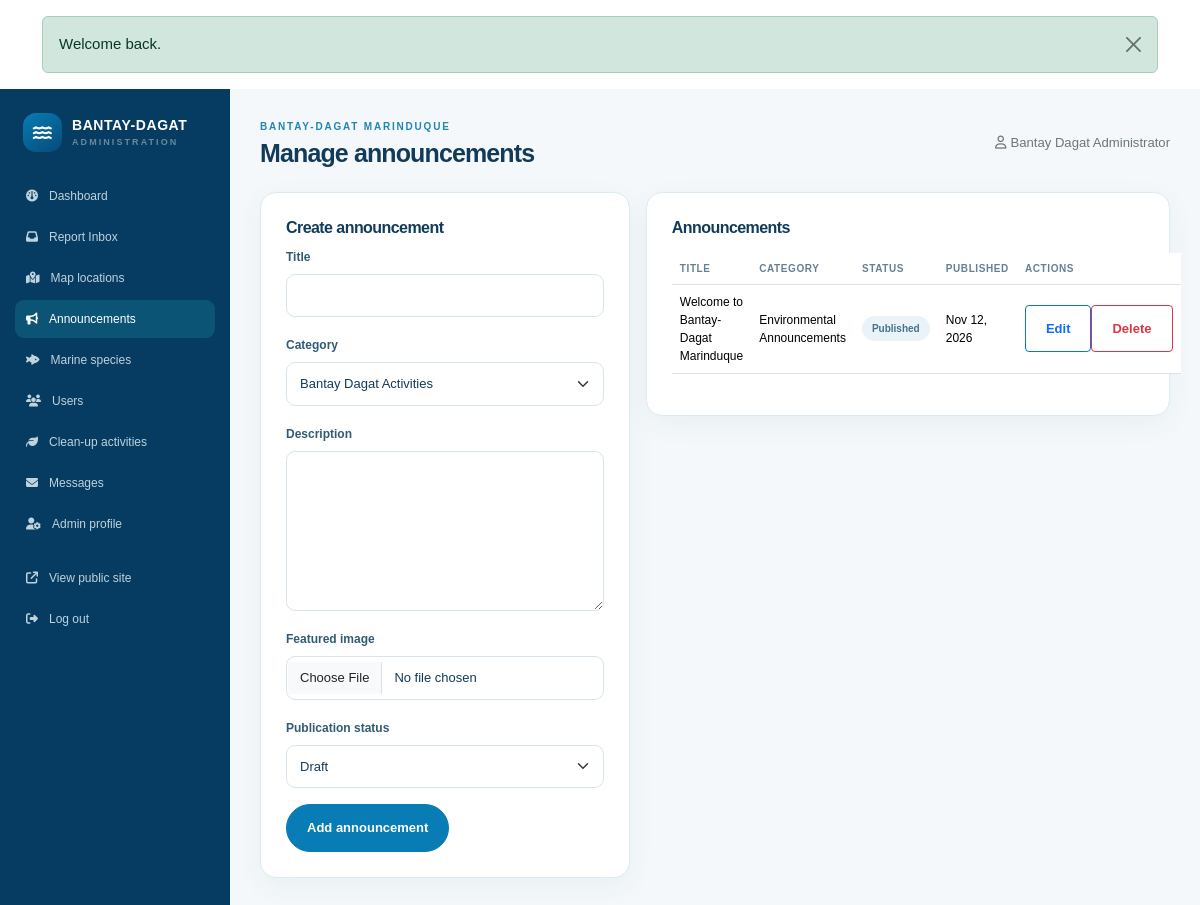
The page /admin/manage-announcements.php (signed in) on the database its author committed.
### tables this page shows
CREATE TABLE IF NOT EXISTS announcements (
  announcement_id BIGINT UNSIGNED NOT NULL AUTO_INCREMENT PRIMARY KEY,
  admin_id BIGINT UNSIGNED NULL,
  title VARCHAR(200) NOT NULL,
  category ENUM('Bantay Dagat Activities','Coastal Clean-Up Drives','Marine Conservation Programs','Environmental Announcements','Community Activities','Coastal Warnings','Emergency Advisories') NOT NULL,
  description LONGTEXT NOT NULL,
  featured_image VARCHAR(255) NULL,
  publication_status ENUM('Draft','Published','Unpublished') NOT NULL DEFAULT 'Draft',
  published_at DATETIME NULL,
  created_at TIMESTAMP NOT NULL DEFAULT CURRENT_TIMESTAMP,
  updated_at TIMESTAMP NOT NULL DEFAULT CURRENT_TIMESTAMP ON UPDATE CURRENT_TIMESTAMP,
  KEY fk_announcements_admin (admin_id),
  KEY idx_announcement_status_date (publication_status, published_at),
  CONSTRAINT fk_announcements_admin FOREIGN KEY (admin_id) REFERENCES admins(admin_id) ON DELETE SET NULL ON UPDATE CASCADE
);

### includes/functions.php (called while the page is built, shortened)
<?php
require_once __DIR__ . '/../config/database.php';
function e(mixed $value): string
{
    return htmlspecialchars((string) $value, ENT_QUOTES | ENT_SUBSTITUTE, 'UTF-8');
}

### config/database.php (called while the page is built, shortened)
<?php
function db(): PDO
{
    static $pdo;
    if ($pdo instanceof PDO) {
        return $pdo;
    }
    $host = getenv('BDM_DB_HOST') ?: '127.0.0.1';
    $name = getenv('BDM_DB_NAME') ?: 'bantay_dagat_marinduque';
    $user = getenv('BDM_DB_USER') ?: 'root';
    $password = getenv('BDM_DB_PASSWORD') ?: '';
    $dsn = "mysql:host={$host};dbname={$name};charset=utf8mb4";
    $pdo = new PDO($dsn, $user, $password, [
        PDO::ATTR_ERRMODE => PDO::ERRMODE_EXCEPTION,
        PDO::ATTR_DEFAULT_FETCH_MODE => PDO::FETCH_ASSOC,
        PDO::ATTR_EMULATE_PREPARES => false,
    ]);
    return $pdo;
}

### admin/manage-announcements.php (the view, shortened to what this page needs)
<?php
require_once __DIR__ . '/_layout.php';
$edit = null;
$items = db()->query('SELECT a.announcement_id AS id, a.*, COALESCE(ad.full_name, "Bantay Dagat") author FROM announcements a LEFT JOIN admins ad ON ad.admin_id=a.admin_id ORDER BY a.created_at DESC')->fetchAll();
$categories = ['Bantay Dagat Activities','Coastal Clean-Up Drives','Marine Conservation Programs','Environmental Announcements','Community Activities','Coastal Warnings','Emergency Advisories'];
?>
<div class="row g-3"><div class="col-xl-5"><form class="surface-card" action="../actions/admin.php" method="post" enctype="multipart/form-data"><?= csrf_field() ?><input type="hidden" name="action" value="save_announcement"><input type="hidden" name="id" value="<?= (int) ($edit['id'] ?? 0) ?>"><h2 class="h6 fw-bold"><?= $edit ? 'Edit announcement' : 'Create announcement' ?></h2><div class="mb-3"><label class="form-label">Title</label><input class="form-control" name="title" maxlength="180" required value="<?= e($edit['title'] ?? '') ?>"></div><div class="mb-3"><label class="form-label">Category</label><select class="form-select" name="category" required><?php foreach ($categories as $category): ?><option <?= ($edit['category'] ?? '') === $category ? 'selected' : '' ?>><?= e($category) ?></option><?php endforeach; ?></select></div><div class="mb-3"><label class="form-label">Description</label><textarea class="form-control" name="description" rows="7" required><?= e($edit['description'] ?? '') ?></textarea></div><div class="mb-3"><label class="form-label">Featured image</label><input class="form-control" type="file" name="image" accept="image/jpeg,image/png,image/webp"><?php if (!empty($edit['featured_image'])): ?><div class="help-text mt-1">Current: <?= e(basename($edit['featured_image'])) ?></div><?php endif; ?></div><div class="mb-3"><label class="form-label">Publication status</label><select class="form-select" name="publication_status"><?php foreach (['Draft','Published','Unpublished'] as $publicationStatus): ?><option value="<?= e($publicationStatus) ?>" <?= ($edit['publication_status'] ?? 'Draft') === $publicationStatus ? 'selected' : '' ?>><?= e($publicationStatus) ?></option><?php endforeach; ?></select></div><div class="d-flex gap-2"><button class="btn btn-primary rounded-pill"><?= $edit ? 'Save changes' : 'Add announcement' ?></button><?php if ($edit): ?><a href="manage-announcements.php" class="btn btn-outline-secondary rounded-pill">Cancel</a><?php endif; ?></div></form></div>
<div class="col-xl-7"><section class="surface-card"><h2 class="h6 fw-bold mb-3">Announcements</h2><div class="admin-table-wrap"><table class="table table-hover align-middle"><thead><tr><th>Title</th><th>Category</th><th>Status</th><th>Published</th><th>Actions</th></tr></thead><tbody><?php foreach ($items as $item): ?><tr><td><?= e($item['title']) ?></td><td><?= e($item['category']) ?></td><td><span class="status-pill"><?= e($item['publication_status']) ?></span></td><td><?= e(date('M j, Y', strtotime($item['created_at']))) ?></td><td class="text-nowrap"><a class="btn btn-outline-primary btn-sm" href="manage-announcements.php?edit=<?= (int) $item['id'] ?>">Edit</a><form class="d-inline" method="post" action="../actions/admin.php"><?= csrf_field() ?><input type="hidden" name="action" value="delete_announcement"><input type="hidden" name="id" value="<?= (int) $item['id'] ?>"><button class="btn btn-outline-danger btn-sm" data-confirm="Delete this announcement?">Delete</button></form></td></tr><?php endforeach; ?><?php if (!$items): ?><tr><td colspan="5" class="text-secondary">No announcements yet.</td></tr><?php endif; ?></tbody></table></div></section></div></div>

### assets/css/style.css (style rules this page uses)
:root { --navy:#064a78;--blue:#087db5;--aqua:#28dde5;--pale:#eaf7fc;--ink:#123b5a;--muted:#648096;--green:#32a889;--coral:#f09169;--line:#dcebf1;--shadow:0 15px 40px rgba(11,69,101,.09) }
* { box-sizing:border-box }
body { font-family:"DM Sans",sans-serif;color:var(--ink);background:#fff;font-size:15px }
h1,h2,h3,h4,.brand { font-family:Manrope,sans-serif;letter-spacing:-.035em }
a { text-decoration:none;color:inherit }
.btn { font-weight:700;font-size:13px;padding:13px 20px;transition:transform .2s,box-shadow .2s }
.btn-primary { background:var(--blue);border-color:var(--blue) }
.surface-card { background:white;border:1px solid var(--line);border-radius:16px;padding:25px;box-shadow:0 8px 28px rgba(10,74,104,.05) }
.form-label { font-size:12px;font-weight:700;color:#315b73 }
.form-control,.form-select { border-color:#d6e5ec;border-radius:9px;font-size:13px;padding:11px 13px;color:var(--ink) }
.status-pill { display:inline-block;border-radius:30px;padding:5px 10px;font-size:10px;font-weight:700;background:#eaf4f8;color:#47718a }
.table { font-size:12px }
.table th { font-size:10px;text-transform:uppercase;letter-spacing:.06em;color:#648096;white-space:nowrap }

### rows shown on the page
announcements: title "Welcome to Bantay-Dagat Marinduque", category "Environmental Announcements", publication_status "Published", created_at "Nov 12, 2026"

### other values the page prints
$notice['message'] "Welcome back."
$label "Dashboard"
$label "Report Inbox"
$label "Map locations"
$label "Announcements"
$label "Marine species"
$label "Users"
$label "Clean-up activities"
$label "Messages"
$label "Admin profile"
$title "Manage announcements"
$_SESSION['admin_name'] "Bantay Dagat Administrator"
form field category "Bantay Dagat Activities"
form field publication_status "Draft"
